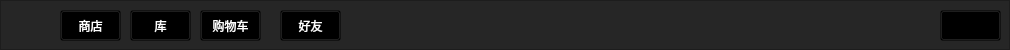
      <widget class="QFrame" name="menu">
       <property name="sizePolicy">
        <sizepolicy hsizetype="Preferred" vsizetype="Preferred">
         <horstretch>0</horstretch>
         <verstretch>1</verstretch>
        </sizepolicy>
       </property>
       <property name="styleSheet">
        <string notr="true">background-color: rgb(38, 38, 38);</string>
       </property>
       <property name="frameShape">
        <enum>QFrame::StyledPanel</enum>
       </property>
       <property name="frameShadow">
        <enum>QFrame::Raised</enum>
       </property>
       <widget class="QPushButton" name="pushButton_GoMainPage">
        <property name="geometry">
         <rect>
          <x>60</x>
          <y>10</y>
          <width>61</width>
          <height>31</height>
         </rect>
        </property>
        <property name="styleSheet">
         <string notr="true">QPushButton{
	background-color: rgba(0, 0, 0, 0);  
	color: rgb(255, 255, 255);
	font: 14pt &quot;华光胖头鱼_CNKI&quot;;
}</string>
        </property>
        <property name="text">
         <string>商店</string>
        </property>
       </widget>
       <widget class="QPushButton" name="pushButton_GoPersonalPage">
        <property name="geometry">
         <rect>
          <x>940</x>
          <y>10</y>
          <width>61</width>
          <height>31</height>
         </rect>
        </property>
        <property name="styleSheet">
         <string notr="true">QPushButton{
	background-color: rgba(0, 0, 0, 0);  
	color: rgb(255, 255, 255);
	font: 10pt &quot;黑体&quot;;
}</string>
        </property>
        <property name="text">
         <string/>
        </property>
       </widget>
       <widget class="QPushButton" name="pushButton_GoGameLibraryPage">
        <property name="geometry">
         <rect>
          <x>130</x>
          <y>10</y>
          <width>61</width>
          <height>31</height>
         </rect>
        </property>
        <property name="styleSheet">
         <string notr="true">QPushButton{
	background-color: rgba(0, 0, 0, 0);  
	color: rgb(255, 255, 255);
	font: 14pt &quot;华光胖头鱼_CNKI&quot;;
}</string>
        </property>
        <property name="text">
         <string>库</string>
        </property>
       </widget>
       <widget class="QPushButton" name="pushButton_GoShoppingCartPage">
        <property name="geometry">
         <rect>
          <x>200</x>
          <y>10</y>
          <width>61</width>
          <height>31</height>
         </rect>
        </property>
        <property name="styleSheet">
         <string notr="true">QPushButton{
	background-color: rgba(0, 0, 0, 0);  
	color: rgb(255, 255, 255);
	font: 14pt &quot;华光胖头鱼_CNKI&quot;;
}</string>
        </property>
        <property name="text">
         <string>购物车</string>
        </property>
       </widget>
       <widget class="QPushButton" name="pushButton_GoFriendPage">
        <property name="geometry">
         <rect>
          <x>280</x>
          <y>10</y>
          <width>61</width>
          <height>31</height>
         </rect>
        </property>
        <property name="styleSheet">
         <string notr="true">QPushButton{
	background-color: rgba(0, 0, 0, 0);  
	color: rgb(255, 255, 255);
	font: 14pt &quot;华光胖头鱼_CNKI&quot;;
}</string>
        </property>
        <property name="text">
         <string>好友</string>
        </property>
       </widget>
      </widget>
